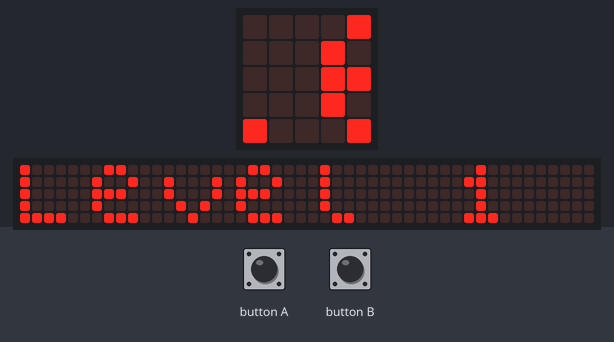
This program was run on a simulated BBC micro:bit (MakeCode). Parts: the board's 5×5 LED display, a strip that is not on the board, showing the scrolling text unrolled. The test bench sets the inputs (shaded band). Random numbers come from a fixed seed; the 48×5 strip is a reading aid, not a part: it shows the text the display is scrolling, unrolled, one strip-width of it at a time.

Above: at 1.27 s.
1.3 s: button A pressed for 0.15 s
2.0 s: button B pressed for 0.15 s
2.7 s: button A pressed for 0.15 s
3.4 s: button B pressed for 0.15 s
4.1 s: button A pressed for 0.15 s
4.8 s: button B pressed for 0.15 s
At 7.45 s:
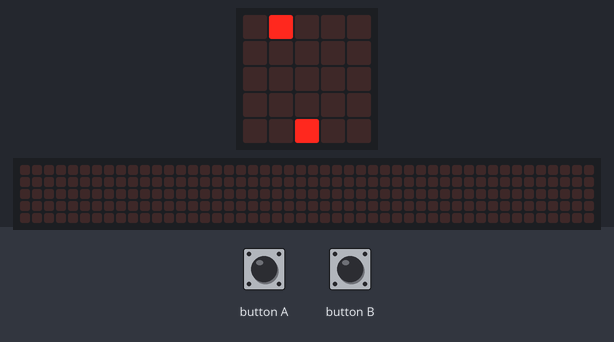
At 8.1 s:
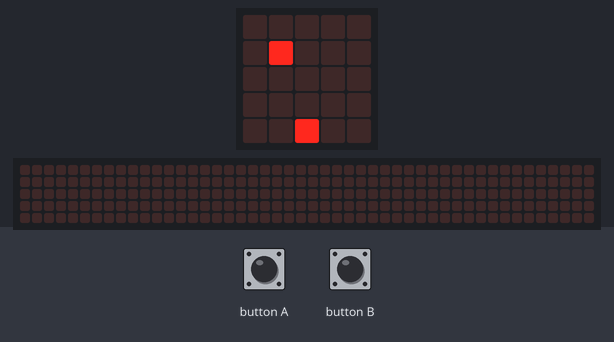
Timing chart, 0 to 9.2 s (numbered marks = the images above; inputs shaded):
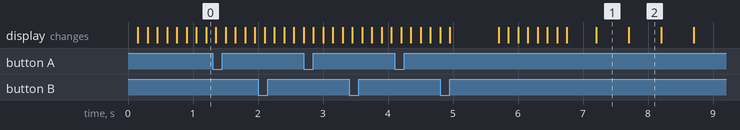

Measured:
- what the display in image 1 shows lasts 0.5 s, from 7.2 s to 7.7 s

The program:

main.ts
```typescript
input.onButtonPressed(Button.A, function () {
    Thing.change(LedSpriteProperty.X, -1)
})
input.onButtonPressed(Button.B, function () {
    Thing.change(LedSpriteProperty.X, 1)
})
let sprite: game.LedSprite = null
let Thing: game.LedSprite = null
let Level = 0
Thing = game.createSprite(2, 4)
basic.forever(function () {
    Level += 1
    basic.showString("Level " + Level)
    for (let index = 0; index < 5; index++) {
        sprite = game.createSprite(randint(0, 4), 0)
        basic.pause(500)
        sprite.change(LedSpriteProperty.Y, 1)
        basic.pause(500)
        sprite.change(LedSpriteProperty.Y, 1)
        basic.pause(500)
        sprite.change(LedSpriteProperty.Y, 1)
        basic.pause(500)
        sprite.change(LedSpriteProperty.Y, 1)
        if (sprite.isTouching(Thing)) {
            sprite.delete()
        } else {
            sprite.delete()
            basic.showLeds(`
                # # # # #
                # # # # #
                # # # # #
                # # # # #
                # # # # #
                `)
            game.pause()
        }
    }
})
```

test.ts
```typescript
// tests gaan hier; deze zal niet worden gecompileerd wanneer dit pakket wordt gebruikt als extensie.
```
